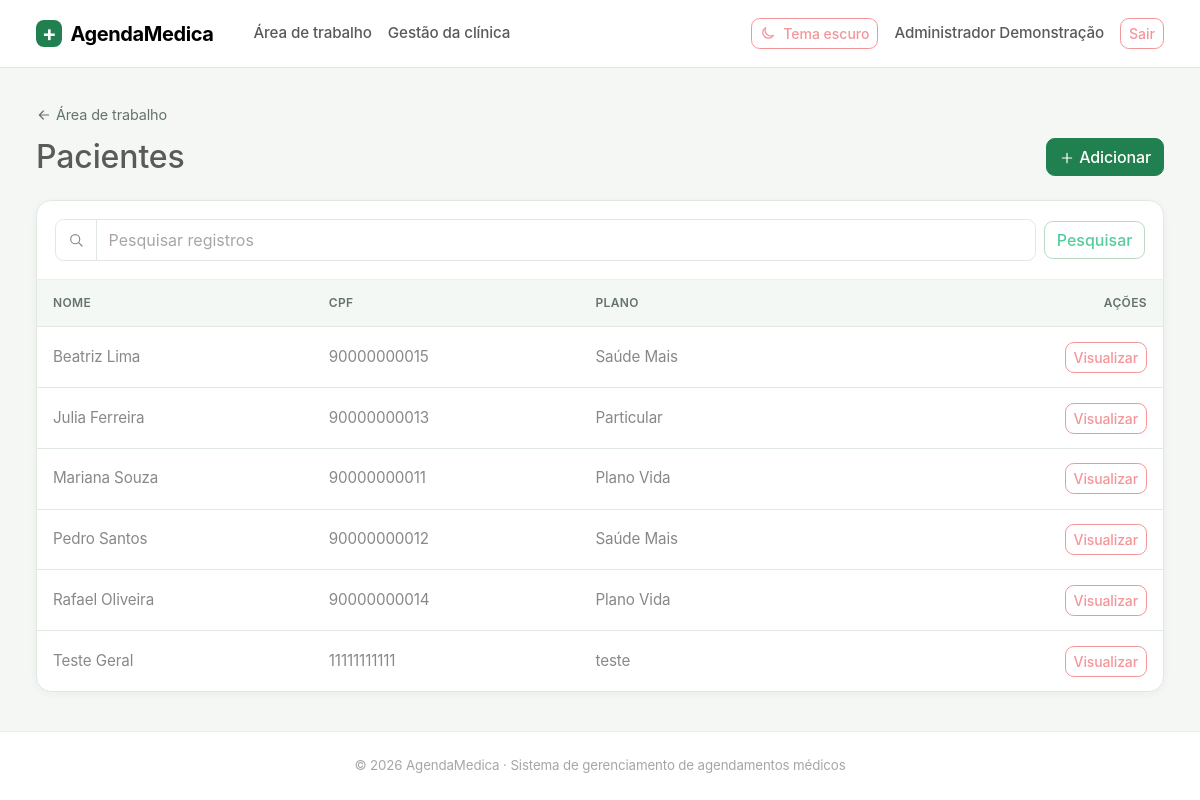
The page /portal/pacientes/ (signed in) on the database its author committed.
### usuarios/models.py (models this page shows, shortened)
class Usuario(AbstractUser):
    class TipoUsuario(models.TextChoices):
        PACIENTE = "PACIENTE", "Paciente"
        MEDICO = "MEDICO", "Médico"
        FUNCIONARIO = "FUNCIONARIO", "Funcionário administrativo"
        ADMINISTRADOR = "ADMINISTRADOR", "Administrador do sistema"
    cpf = models.CharField(max_length=11, unique=True, verbose_name="CPF")
    nome = models.CharField(max_length=70, verbose_name="Nome")
    endereco = models.CharField(max_length=100, verbose_name="Endereço")
    telefone = models.CharField(max_length=20, verbose_name="Telefone")
    data_nascimento = models.DateField(verbose_name="Data de nascimento")
    tipo_usuario = models.CharField(
        max_length=20,
        choices=TipoUsuario.choices,
        verbose_name="Tipo de usuário",
    )
    objects = UsuarioManager()
    REQUIRED_FIELDS = [
        "email",
        "cpf",
        "nome",
        "endereco",
        "telefone",
        "data_nascimento",
    ]

class Paciente(models.Model):
    usuario = models.OneToOneField(
        "usuarios.Usuario",
        on_delete=models.CASCADE,
        related_name="perfil_paciente",
    )
    plano_medico = models.CharField(max_length=100, blank=True)

### usuarios/portal_views.py (the view)
# urls.py: path("portal/pacientes/",v.pacientes,name="portal_pacientes"),
@allowed(*ADMIN)
def pacientes(request):
    return _list(request,"Pacientes",Paciente.objects.select_related("usuario").order_by("usuario__nome"),{"Nome":"usuario__nome","CPF":"usuario__cpf","Plano":"plano_medico"},create_url="/gestao/pacientes/novo/",filters=["usuario__nome","usuario__cpf","plano_medico"])

### usuarios/portal_views.py (called while the page is built)
def allowed(*roles):
    def deco(fn):
        @wraps(fn)
        @login_required
        def wrapped(request, *args, **kwargs):
            if request.user.tipo_usuario not in roles:
                messages.error(request, "Você não tem permissão para acessar esta tela.")
                return redirect("inicio")
            return fn(request, *args, **kwargs)
        return wrapped
    return deco

### templates/portal/lista.html (shortened to what this page needs)
{% extends "base.html" %}
{% block content %}
<div class="page-heading mb-4">
    <div><a class="back-link" href="{% url 'portal_home' %}"><svg class="icon me-1" viewBox="0 0 24 24" aria-hidden="true"><path d="M19 12H5m6 6-6-6 6-6"/></svg>Área de trabalho</a><h1 class="h2 mt-2 mb-0">{{ titulo }}</h1></div>
    {% if create_url %}<a class="btn btn-success" href="{{ create_url }}"><svg class="icon me-1" viewBox="0 0 24 24" aria-hidden="true"><path d="M12 5v14M5 12h14"/></svg>Adicionar</a>{% endif %}
</div>
<section class="card list-card">
    <div class="card-body border-bottom">
        <form method="get" class="row g-2 align-items-center"><div class="col-md"><label class="visually-hidden" for="search-query">Pesquisar {{ titulo|lower }}</label><div class="input-group"><span class="input-group-text bg-body" aria-hidden="true"><svg class="icon" viewBox="0 0 24 24"><circle cx="10.8" cy="10.8" r="6.8"/><path d="m16 16 5 5"/></svg></span><input id="search-query" class="form-control" name="q" value="{{ q }}" placeholder="Pesquisar registros"></div></div><div class="col-md-auto"><button class="btn btn-outline-success" type="submit">Pesquisar</button></div></form>
    </div>
    <div class="table-responsive"><table class="table table-hover align-middle mb-0"><thead><tr>{% for label in campos %}<th scope="col">{{ label }}</th>{% endfor %}<th scope="col" class="text-end">Ações</th></tr></thead><tbody>
        {% for obj,cells in linhas %}<tr>{% for cell in cells %}<td>{{ cell }}</td>{% endfor %}<td class="text-end"><div class="row-actions"><a class="btn btn-sm btn-outline-secondary" href="/portal/registro/{{ slug }}/{{ obj.pk }}/">Visualizar</a></div></td></tr>
        {% endfor %}
    </tbody></table></div>
</section>
{% endblock %}

### templates/base.html (shortened to what this page needs)
{% load static %}
<!doctype html>
<html lang="pt-br" data-bs-theme="light">
<head>
    <link href="{% static 'vendor/bootstrap/bootstrap.min.css' %}" rel="stylesheet">
    <link href="{% static 'css/themes/light.css' %}" rel="stylesheet">
    <link href="{% static 'css/themes/dark.css' %}" rel="stylesheet">
    <link href="{% static 'css/themes/custom.css' %}" rel="stylesheet">
    <link href="{% static 'css/site.css' %}" rel="stylesheet">
</head>
<body class="d-flex flex-column min-vh-100">
    <nav class="navbar navbar-expand-lg border-bottom bg-body sticky-top">
        <div class="container-fluid app-container">
            <a class="navbar-brand fw-bold" href="{% if user.is_authenticated %}{% url 'portal_home' %}{% else %}{% url 'login' %}{% endif %}"><span class="brand-mark me-2" aria-hidden="true">+</span>AgendaMedica</a>
            <div class="collapse navbar-collapse" id="navbarPrincipal">
                {% if user.is_authenticated %}<ul class="navbar-nav me-auto"><li class="nav-item"><a class="nav-link" href="{% url 'portal_home' %}">Área de trabalho</a></li>{% if user.tipo_usuario == 'ADMINISTRADOR' or user.tipo_usuario == 'FUNCIONARIO' %}<li class="nav-item"><a class="nav-link" href="{% url 'gestao_inicio' %}">Gestão da clínica</a></li>{% endif %}</ul>{% endif %}
                <ul class="navbar-nav ms-auto align-items-lg-center gap-lg-2">
                    <li class="nav-item"><button class="btn btn-outline-secondary btn-sm theme-toggle" id="alternarTema" type="button" aria-label="Alternar tema"><svg id="iconeTema" class="icon" viewBox="0 0 24 24" aria-hidden="true"><path d="M20.2 15.3A8.5 8.5 0 0 1 8.7 3.8 8.5 8.5 0 1 0 20.2 15.3Z"/></svg><span id="textoTema">Tema escuro</span></button></li>
                    {% if user.is_authenticated %}<li class="nav-item"><a class="nav-link" href="{% url 'meu_perfil' %}">{{ user.nome|default:user.username }}</a></li><li class="nav-item"><form method="post" action="{% url 'logout' %}">{% csrf_token %}<button class="btn btn-outline-secondary btn-sm" type="submit">Sair</button></form></li>{% else %}<li class="nav-item"><a class="nav-link" href="{% url 'login' %}">Entrar</a></li><li class="nav-item"><a class="btn btn-success btn-sm" href="{% url 'cadastro' %}">Criar conta</a></li>{% endif %}
                </ul>
            </div>
        </div>
    </nav>
    <main class="container-fluid app-container flex-grow-1 py-4 py-lg-5">
        {% block content %}{% endblock %}
    </main>
    <footer class="border-top py-4 mt-auto">
        <div class="container-fluid app-container text-center text-body-secondary small">
            &copy; 2026 AgendaMedica · Sistema de gerenciamento de agendamentos médicos
        </div>
    </footer>
</body>
</html>

### static/css/themes/light.css (style rules this page uses)
:root, [data-bs-theme="light"] { --am-bg-page: #f5f7f5; --am-bg-surface: #ffffff; --am-text-primary: #1f2d25; --am-text-muted: #65736a; --am-brand-primary: #21804f; --am-brand-accent: #e8f4ec; --am-border-color: #e1e8e2; --am-card-shadow: 0 2px 8px rgba(27, 55, 37, 0.045); --bs-primary: #21804f; --bs-primary-rgb: 33, 128, 79; --bs-success: #21804f; --bs-success-rgb: 33, 128, 79; --bs-link-color: #1c7145; --bs-link-color-rgb: 28, 113, 69; --bs-link-hover-color: #155938; }

### static/css/themes/custom.css (style rules this page uses)
body { background-color: var(--am-bg-page); color: var(--am-text-primary); transition: background-color 0.2s ease, color 0.2s ease; }
.card, .navbar, footer { background-color: var(--am-bg-surface) !important; border-color: var(--am-border-color) !important; }
.card { box-shadow: var(--am-card-shadow); }

### static/css/site.css (style rules this page uses)
:root { --brand-color: #21804f; --brand-soft: #e8f4ec; --surface-soft: #f4f8f5; }
body { background: var(--am-bg-page); color: var(--am-text-primary); font-size: .95rem; }
.brand-mark { display: inline-grid; place-items: center; width: 1.65rem; height: 1.65rem; border-radius: .5rem; color: white; background: var(--brand-color); font-size: 1.35rem; line-height: 1; }
.navbar { min-height: 4rem; }
.navbar-brand { letter-spacing: -.02em; }
.card { border-color: var(--am-border-color); border-radius: .8rem; box-shadow: var(--am-card-shadow); }
.btn { border-radius: .55rem; font-weight: 500; }
.btn-success, .btn-primary { --bs-btn-bg: var(--brand-color); --bs-btn-border-color: var(--brand-color); --bs-btn-hover-bg: #196c41; --bs-btn-hover-border-color: #196c41; }
.btn-outline-success { --bs-btn-color: var(--brand-color); --bs-btn-border-color: #b9d9c5; --bs-btn-hover-bg: var(--brand-color); --bs-btn-hover-border-color: var(--brand-color); }
.form-control, .form-select, .input-group-text { border-color: var(--am-border-color); border-radius: .55rem; min-height: 2.65rem; }
.workspace-heading, .page-heading { display: flex; justify-content: space-between; align-items: flex-end; gap: 1rem; }
.back-link { color: var(--am-text-muted); text-decoration: none; font-size: .9rem; }
.list-card { overflow: hidden; }
.list-card .table { --bs-table-bg: transparent; }
.list-card thead th { color: var(--am-text-muted); background: var(--surface-soft); font-size: .75rem; font-weight: 600; letter-spacing: .03em; text-transform: uppercase; white-space: nowrap; }
.list-card td, .list-card th { padding: .9rem 1rem; }
.row-actions { display: flex; justify-content: flex-end; flex-wrap: wrap; gap: .35rem; min-width: 9rem; }
footer { background: var(--am-bg-surface); border-color: var(--am-border-color) !important; }
.icon { display: inline-block; width: 1rem; height: 1rem; flex: 0 0 auto; fill: none; stroke: currentColor; stroke-width: 1.8; stroke-linecap: round; stroke-linejoin: round; vertical-align: -.16em; }
.theme-toggle { display: inline-flex; align-items: center; gap: .45rem; }
body { font-family: Inter, ui-sans-serif, system-ui, -apple-system, BlinkMacSystemFont, "Segoe UI", sans-serif; letter-spacing: -.008em; }
a { text-underline-offset: .18em; }
button, a, input, select, textarea { transition: color .15s ease, background-color .15s ease, border-color .15s ease, box-shadow .15s ease; }
.page-heading { align-items: flex-end; }
.back-link { display: inline-flex; align-items: center; text-decoration: none; }
.list-card .card-body { padding: 1.1rem; }
.list-card .table thead th { border-bottom-width: 1px; }
.list-card .table tbody tr:last-child td { border-bottom: 0; }
.row-actions .btn { white-space: nowrap; }
a { text-decoration: none; }
.table { --bs-table-border-color: var(--am-border-color); }
.navbar .nav-link { font-weight: 500; }
.app-container { width: min(100%, 2400px); max-width: none; padding-inline: clamp(1rem, 3vw, 3.5rem); }
.navbar { min-height: 4.25rem; }
.navbar .container-fluid { gap: 1rem; }
.navbar .nav-link { padding-inline: .7rem; }
main.app-container { padding-top: clamp(1.5rem, 3vw, 3rem) !important; padding-bottom: clamp(1.75rem, 3vw, 3.25rem) !important; }
footer { padding-block: 1.15rem !important; }
.card { border-radius: .95rem; transition: border-color .18s ease, box-shadow .18s ease, transform .18s ease; }

### rows shown on the page
Usuario: nome "Administrador Demonstração"
Paciente: cells "Saúde Mais"
Usuario: cells "Beatriz Lima" "90000000015"
Paciente: cells "Particular"
Usuario: cells "Julia Ferreira" "90000000013"
Paciente: cells "Plano Vida"
Usuario: cells "Mariana Souza" "90000000011"
Paciente: cells "Saúde Mais"
Usuario: cells "Pedro Santos" "90000000012"
Paciente: cells "Plano Vida"
Usuario: cells "Rafael Oliveira" "90000000014"
Paciente: cells "teste"
Usuario: cells "Teste Geral" "11111111111"

### other values the page prints
{{ titulo }} "Pacientes"
{{ label }} "NOME" "CPF" "PLANO"
